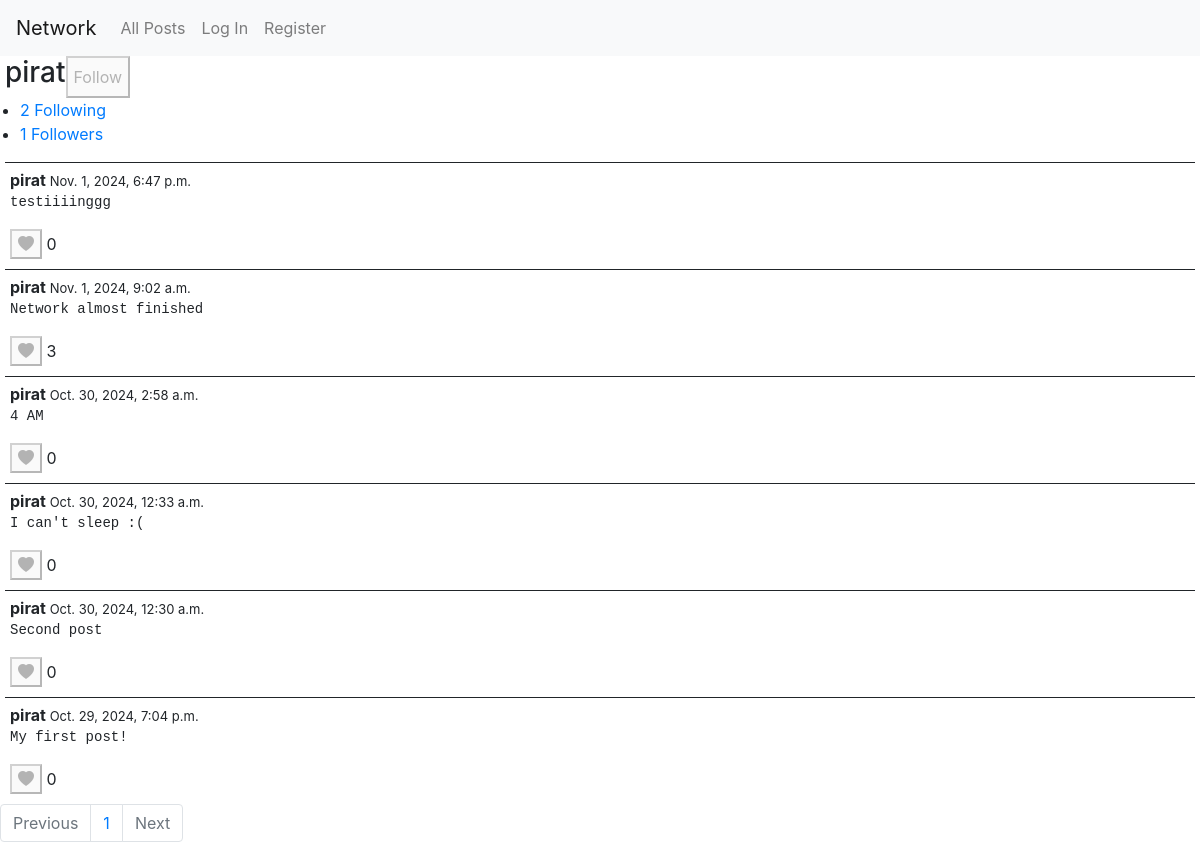
The page /user/2/ on the database as committed earlier.
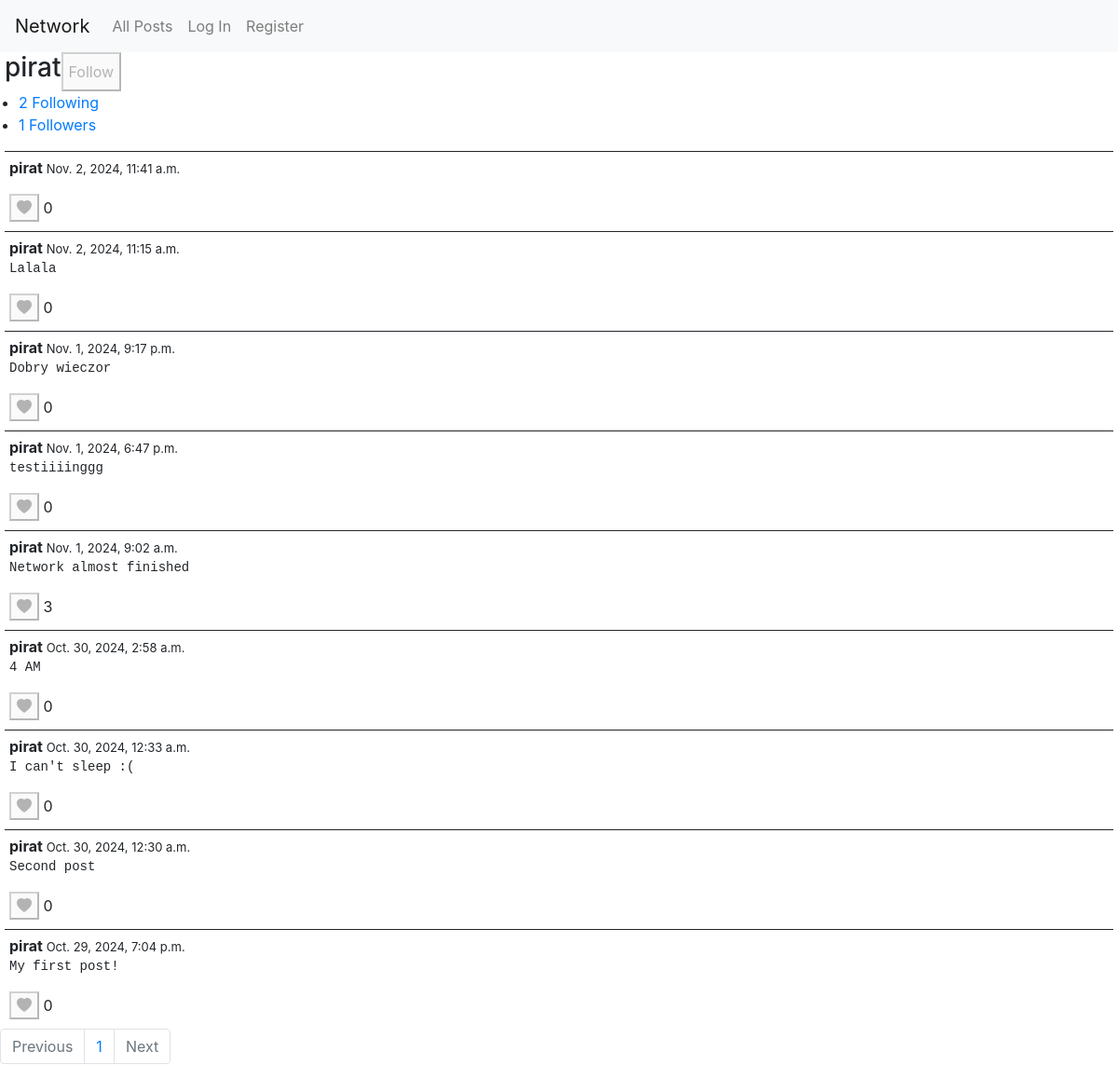
The same page on the database as committed later.
### network/models.py (models this page shows, shortened)
class User(AbstractUser):
    following = models.ManyToManyField("self", symmetrical=False, related_name="followers")

class Post(models.Model):
    user = models.ForeignKey(User, on_delete=models.CASCADE, related_name="posts")
    body = models.TextField(blank=True)
    timestamp = models.DateTimeField(auto_now_add=True)
    likes = models.ManyToManyField(User, blank=True, related_name="liked_posts")

### network/views.py (the view)
# urls.py: path("user/<int:id>/", views.user_profile, name="user_profile"),
def user_profile(request, id):
    owner = User.objects.get(pk=id)
    posts = Post.objects.filter(user=owner).order_by("-timestamp")
    paginator, page = paginate_queryset(request, posts)
    if request.user.is_authenticated:
        is_following = request.user.following.filter(pk=owner.id).exists()
        return render(request, "network/profile.html",{
            "paginator": paginator,
            "owner": owner,
            "page_data": page,
            "is_following": is_following
            })
    else:
        return render(request, "network/profile.html",{
            "paginator": paginator,
            "owner": owner,
            "page_data": page
            })

### network/utils.py (called while the page is built)
def paginate_queryset(request, queryset, per_page=10):
    paginator = Paginator(queryset, per_page)
    page_number = request.GET.get("page")
    page = paginator.get_page(page_number)
    return paginator, page

### network/templates/network/profile.html (shortened to what this page needs)
{% extends "network/layout.html" %}
{% load static %}
{% block body %}
<div class="profile">
    <div class=profile-info>
        <h3 class="username"> {{owner}} </h3>
        {% if user.is_authenticated and user.id != owner.id%}
            <button class="btn btn-outline-primary btn-sm" id="follow" data-user-id={{owner.id}}>
                {% if is_following %} Unfollow {% else %} Follow {% endif %}
            </button>
        {% elif not user.is_authenticated %}
            <button disabled data-tooltip="You must be logged in"> Follow </button>
        {% endif %}
    </div>
    <ul class="follow-info">
        <li><a href="{% url 'following' owner.id %}"> {{owner.following.count}} Following </a></li>
        <li><a id="followers" href="{% url 'followers' owner.id %}">{{owner.followers.count}} Followers </a> </li>
    </ul>
</div>
<div class="feed">
    {% for post in page_data%}
    <div class="post" data-post-id="{{ post.id }}">
        <div>
            <b> {{owner}} </b>
            <span class="timestamp"> {{post.timestamp}} </span>
        </div>
        <pre class="post-body" >{{post.body}}</pre>
        {% if user.is_authenticated %}
            {% if user in post.likes.all %}
                <button class="like-btn" data-post-id="{{ post.id }}"><i class="bi bi-heart-fill"></i></button>
            {% else %}
                <button class="like-btn" data-post-id="{{ post.id }}"><i class="bi bi-heart"></i></button>
            {% endif %}
        {% else %}
            <button id="like-btn-disabled" class="like-btn" disabled data-tooltip="You must be logged in"><i class="bi bi-heart-fill"></i></button>
        {% endif %}
    <span class="like-count" data-post-id="{{ post.id }}">{{ post.likes.count }}</span>
    </div>
    {% endfor %}
</div>
<ul class="pagination">
    {% if page_data.has_previous %}
        <a class="page-link" href="/user/{{owner.id}}/?page={{page_data.previous_page_number}}">Previous</a>
    {% else %}
    <li class="page-item disabled">
        <a class="page-link" tabindex="-1">Previous</a>
    </li>
    {% endif %}
    {% for page in paginator.page_range %}
        <li class="page-item"><a class="page-link" href="/user/{{owner.id}}/?page={{page}}">{{page}}</a></li>
    {% endfor %}
    {% if page_data.has_next %}
        <a class="page-link" id="next-page" href="/user/{{owner.id}}/?page={{page_data.next_page_number}}">Next</a>
    {% else %}
        <li class="page-item disabled">
            <a class="page-link" >Next</a>
        </li>
    {% endif %}
</ul>
{% endblock %}

### network/templates/network/layout.html (shortened to what this page needs)
{% load static %}
<!DOCTYPE html>
<html lang="en">
    <head>
        <link rel="stylesheet" href="https://stackpath.bootstrapcdn.com/bootstrap/4.4.1/css/bootstrap.min.css">
        <link href="{% static 'network/styles.css' %}?v={% now 'U' %}" rel="stylesheet">
        <link rel="stylesheet" href="https://cdn.jsdelivr.net/npm/bootstrap-icons@1.11.3/font/bootstrap-icons.min.css">
    </head>
    <body>
        <nav class="navbar navbar-expand-lg navbar-light bg-light">
            <a class="navbar-brand" href="{% url 'index' %}">Network</a>
            <div>
              <ul class="navbar-nav mr-auto">
                <li class="nav-item">
                  <a class="nav-link" href="{% url 'index' %}">All Posts</a>
                </li>
                {% if user.is_authenticated %}
                    <li class="nav-item">
                        <a href="{% url 'following' user.id %}" class="nav-link">Following</a>
                    </li>
                    <li class="nav-item">
                        <a class="nav-link" href="{% url 'logout' %}">Log Out</a>
                    </li>
                {% else %}
                    <li class="nav-item">
                        <a class="nav-link" href="{% url 'login' %}">Log In</a>
                    </li>
                    <li class="nav-item">
                        <a class="nav-link" href="{% url 'register' %}">Register</a>
                    </li>
                {% endif %}
              </ul>
            </div>
          </nav>
        <div class="body">
            {% block body %}
            {% endblock %}
        </div>
    </body>
</html>

### network/static/network/styles.css (style rules this page uses)
button:disabled { position:relative; }
button:disabled::after { content:attr(data-tooltip); position: absolute; left: 120%; bottom: 10%; text-wrap:nowrap; border: 1px solid; border-radius: 10px; padding: 2px; background-color:rgb(236, 236, 118); opacity: 0; transition: opacity 0.8s; visibility: hidden; font-size: small; }
.post { border-top: 1px solid; padding: 5px; margin: 5px }
.profile { margin-left: 5px; }
.profile-info { display: flex; }
.follow-info { margin-left: -25px }
.timestamp { font-size: small; }

Rows that differ between the two databases and show on the page:
added Post: {{ owner }} "pirat", timestamp "Nov. 2, 2024, 11:41 a.m.", likes.count "0"
added Post: {{ owner }} "pirat", timestamp "Nov. 2, 2024, 11:15 a.m.", body "Lalala", likes.count "0"
added Post: {{ owner }} "pirat", timestamp "Nov. 1, 2024, 9:17 p.m.", body "Dobry wieczor", likes.count "0"
